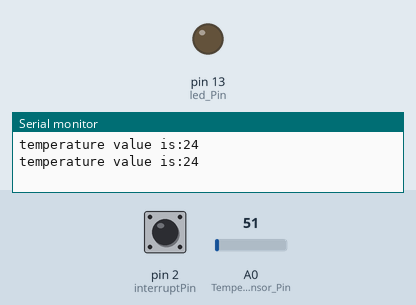
Simulated run of this sketch. Board: Arduino Uno, built with avr-gcc and run on an emulated ATmega328P. On the bench: output pins drawn as LEDs (lit = HIGH), the last lines printed to the serial monitor. Inputs (shaded band) come from the test bench; at power-on: pin 2 (interruptPin) HIGH, A0 (Temperature_Sensor_Pin) = 51.

Above: at 6.8 s.
6.9 s: pin 2 (interruptPin) pulled LOW for 3 s
11.4 s: pin 2 (interruptPin) pulled LOW for 3 s
At 15.8 s:
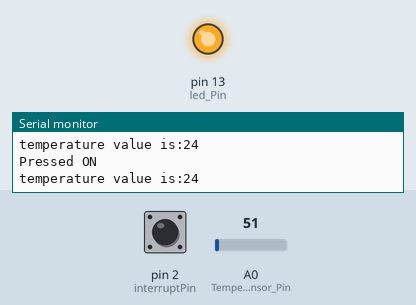
Timing chart, 0 to 17.3 s (numbered marks = the images above; inputs shaded):
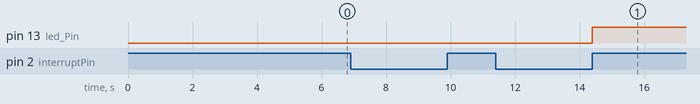

The sketch:

internship.ino
```cpp
#include <TimerOne.h>

#define interruptPin  2
#define led_Pin 13
#define Temperature_Sensor_Pin A0

// set led on or off
volatile boolean onOrOff = LOW;

//variable to maintain analog value of temperature sensor
unsigned int temperature_sensorValue = 0;

void setup() {

 //initiate intrupt for switch
 pinMode(interruptPin, INPUT_PULLUP);
 attachInterrupt(digitalPinToInterrupt(interruptPin), lighting , RISING);

 //initiate led as OUTPUT
 pinMode(led_Pin , OUTPUT);

 //initiate timer intrupt
 Timer1.initialize(3000000); // 3 million microseconds is 3 seconds
  Timer1.attachInterrupt(function);

  //initiate serial boudrate for serial monitor
  Serial.begin(9600);

}

void loop() {
//loop to keep process working

}

// set led on or off inside the ISR
void lighting(){
  //turn led on or off
  digitalWrite(led_Pin , onOrOff);

  //send to serial monitor
  if(onOrOff == LOW)
  {
    Serial.println("Pressed OFF" );
  }
  else
  {
    Serial.println("Pressed ON" );
  }
  //toggle state to following pressed button
 onOrOff =! onOrOff;

}


//interrupt service routine function
void function(){

  //maintain analog value of temperature sensor
  temperature_sensorValue = analogRead(Temperature_Sensor_Pin);

  //scale analog value to temperature value For example LM35
  temperature_sensorValue = temperature_sensorValue *0.48828;

  //print temperatue value
  Serial.print("temperature value is:" );
  Serial.println(temperature_sensorValue);
}
```

Measured:
- after the input at 11.4 s, pin 13 (led_Pin): LOW → HIGH after 3.0 s
